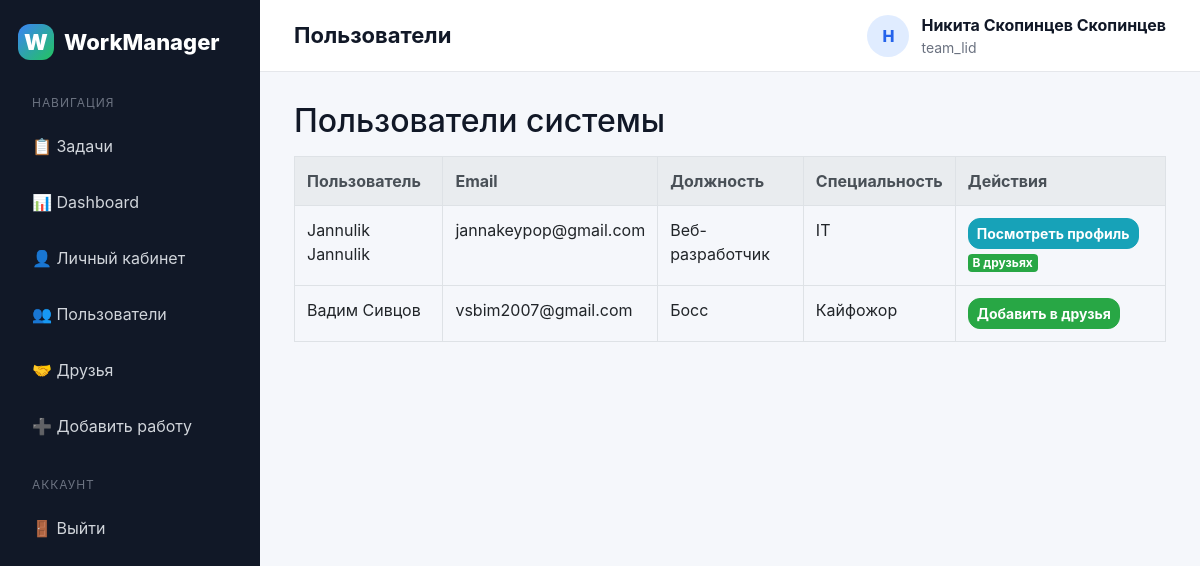
The app's page /users (signed in) with its own data.
### data/users.py (models this page shows, shortened)
class User(SqlAlchemyBase, UserMixin):
    __tablename__ = 'users'
    id = sqlalchemy.Column(sqlalchemy.Integer, primary_key=True, autoincrement=True)
    surname = sqlalchemy.Column(sqlalchemy.String, nullable=True)
    name = sqlalchemy.Column(sqlalchemy.String, nullable=True)
    age = sqlalchemy.Column(sqlalchemy.Integer, nullable=True)
    position = sqlalchemy.Column(sqlalchemy.String, nullable=True)
    speciality = sqlalchemy.Column(sqlalchemy.String, nullable=True)
    address = sqlalchemy.Column(sqlalchemy.String, nullable=True)
    email = sqlalchemy.Column(sqlalchemy.String, index=True, unique=True, nullable=False)
    hashed_password = sqlalchemy.Column(sqlalchemy.String, nullable=False)
    modified_date = sqlalchemy.Column(sqlalchemy.DateTime, default=datetime.datetime.now)
    jobs = orm.relationship('Jobs', back_populates='user', cascade='all, delete-orphan')
    departments = orm.relationship('Department', back_populates='user')

### main.py (the view)
@app.route('/users')
@login_required
def users_page():
    db_sess = db_session.create_session()
    users = db_sess.query(User).filter(User.id != current_user.id).all()
    friend_ids = [
        friendship.friend_id
        for friendship in db_sess.query(Friendship).filter(Friendship.user_id == current_user.id).all()
    ]
    db_sess.close()
    return render_template('users.html', title='Пользователи',
                           users=users, friend_ids=friend_ids)

### data/db_session.py (called while the page is built)
def create_session() -> Session:
    global __factory
    return __factory()

### main.py (called while the page is built)
@login_manager.user_loader
def load_user(user_id):
    db_sess = db_session.create_session()
    user = db_sess.get(User, int(user_id))
    db_sess.close()
    return user

### templates/users.html
{% extends "base.html" %}
{% block content %}
    <h2 class="mb-3">Пользователи системы</h2>
    {% if users %}
        <table class="table table-bordered table-hover">
            <tr class="thead-light">
                <th>Пользователь</th>
                <th>Email</th>
                <th>Должность</th>
                <th>Специальность</th>
                <th>Действия</th>
            </tr>
            {% for user in users %}
                <tr>
                    <td>{{ user.name }} {{ user.surname }}</td>
                    <td>{{ user.email }}</td>
                    <td>{{ user.position }}</td>
                    <td>{{ user.speciality }}</td>
                    <td>
                        {% if user.id in friend_ids %}
                            <a class="btn btn-sm btn-info" href="/user/{{ user.id }}">Посмотреть профиль</a>
                            <span class="badge badge-success">В друзьях</span>
                        {% else %}
                            <form action="/add_friend/{{ user.id }}" method="post" style="display:inline;">
                                <button class="btn btn-sm btn-success" type="submit">Добавить в друзья</button>
                            </form>
                        {% endif %}
                    </td>
                </tr>
            {% endfor %}
        </table>
    {% else %}
        <div class="alert alert-info">Пока нет других пользователей.</div>
    {% endif %}
{% endblock %}

### templates/base.html (shortened to what this page needs)
<!DOCTYPE html>
<html lang="ru">
<head>
    <link rel="stylesheet"
          href="https://stackpath.bootstrapcdn.com/bootstrap/4.4.1/css/bootstrap.min.css"
>
    <link rel="stylesheet" href="{{ url_for('static', filename='css/style.css') }}">
</head>
<body>
    <div class="app-layout">
        <aside class="sidebar">
            <div class="logo">
                <div class="logo-mark">W</div>
                <span>WorkManager</span>
            </div>
            <div class="sidebar-section">Навигация</div>
            <a href="/">📋 Задачи</a>
            <a href="/dashboard">📊 Dashboard</a>
            {% if current_user.is_authenticated %}
                <a href="/personal">👤 Личный кабинет</a>
                <a href="/users">👥 Пользователи</a>
                <a href="/friends">🤝 Друзья</a>
                <a href="/add_job">➕ Добавить работу</a>
                <div class="sidebar-section">Аккаунт</div>
                <a href="/logout">🚪 Выйти</a>
            {% else %}
                <a href="/login">🔐 Войти</a>
                <a href="/register">📝 Регистрация</a>
            {% endif %}
        </aside>
        <section class="main-area">
            <header class="topbar">
                <h1 class="page-title">{{ title }}</h1>
                {% if current_user.is_authenticated %}
                    <div class="user-chip">
                        <div class="avatar">
                            {{ current_user.name[0] if current_user.name else 'U' }}
                        </div>
                        <div>
                            <strong>{{ current_user.name }} {{ current_user.surname }}</strong>
                            <div class="text-muted-small">{{ current_user.position }}</div>
                        </div>
                    </div>
                {% else %}
                    <div>
                        <a class="btn btn-outline-primary mr-2" href="/login">Войти</a>
                        <a class="btn btn-primary" href="/register">Регистрация</a>
                    </div>
                {% endif %}
            </header>
            <main class="content">
                {% block content %}{% endblock %}
            </main>
        </section>
    </div>
</body>
</html>

### static/css/style.css (style rules this page uses)
:root { --primary: #2563eb; --primary-dark: #1d4ed8; --sidebar: #111827; --sidebar-soft: #1f2937; --bg: #f5f7fb; --card: #ffffff; --text: #111827; --muted: #6b7280; --border: #e5e7eb; --success-bg: #dcfce7; --success-text: #166534; --warning-bg: #fef3c7; --warning-text: #92400e; }
* { box-sizing: border-box; }
body { margin: 0; background: var(--bg); color: var(--text); font-family: -apple-system, BlinkMacSystemFont, "Segoe UI", Roboto, Arial, sans-serif; }
.app-layout { display: flex; min-height: 100vh; }
.sidebar { width: 260px; background: var(--sidebar); color: #fff; padding: 24px 18px; position: fixed; top: 0; bottom: 0; left: 0; }
.logo { display: flex; align-items: center; gap: 10px; font-size: 22px; font-weight: 800; margin-bottom: 34px; }
.logo-mark { width: 36px; height: 36px; border-radius: 12px; background: linear-gradient(135deg, #3b82f6, #22c55e); display: flex; align-items: center; justify-content: center; font-weight: 900; }
.sidebar a { display: flex; align-items: center; gap: 10px; color: #d1d5db; text-decoration: none; padding: 12px 14px; border-radius: 12px; margin-bottom: 8px; transition: 0.15s ease; }
.sidebar-section { color: #6b7280; font-size: 12px; text-transform: uppercase; letter-spacing: 0.08em; margin: 26px 14px 10px; }
.main-area { margin-left: 260px; width: calc(100% - 260px); }
.topbar { height: 72px; background: #fff; border-bottom: 1px solid var(--border); display: flex; align-items: center; justify-content: space-between; padding: 0 34px; position: sticky; top: 0; z-index: 10; }
.page-title { font-size: 22px; font-weight: 750; margin: 0; }
.user-chip { display: flex; align-items: center; gap: 12px; color: var(--text); }
.avatar { width: 42px; height: 42px; border-radius: 50%; background: #e0ecff; color: var(--primary); display: flex; align-items: center; justify-content: center; font-weight: 800; }
.content { padding: 30px 34px 44px; }
.btn { border-radius: 12px; font-weight: 650; }
.text-muted-small { color: var(--muted); font-size: 14px; }

### records on screen
User: name "Н", name "Никита Скопинцев", surname "Скопинцев", position "team_lid"
User: name "Jannulik", surname "Jannulik", email "jannakeypop@gmail.com", position "Веб-разработчик", speciality "IT"
User: name "Вадим", surname "Сивцов", email "vsbim2007@gmail.com", position "Босс", speciality "Кайфожор"

### other values on screen
{{ title }} "Пользователи"
